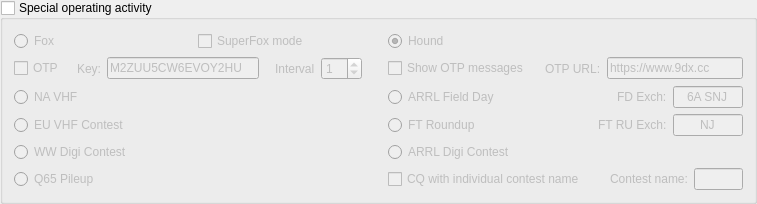
        <widget class="QGroupBox" name="gbSpecialOpActivity">
         <property name="title">
          <string>Special operating activity</string>
         </property>
         <property name="checkable">
          <bool>true</bool>
         </property>
         <property name="checked">
          <bool>false</bool>
         </property>
         <layout class="QGridLayout" name="gridLayout_15" columnstretch="1,1,0,2">
          <item row="2" column="3">
           <layout class="QHBoxLayout" name="horizontalLayout_17" stretch="2,1,1">
            <item>
             <widget class="QRadioButton" name="rbField_Day">
              <property name="toolTip">
               <string>&lt;html&gt;&lt;head/&gt;&lt;body&gt;&lt;p&gt;ARRL Field Day exchange: number of transmitters, Class, and ARRL/RAC section or &amp;quot;DX&amp;quot;.&lt;/p&gt;&lt;/body&gt;&lt;/html&gt;</string>
              </property>
              <property name="accessibleName">
               <string>A R R L Field Day</string>
              </property>
              <property name="text">
               <string>ARRL Field Day</string>
              </property>
              <attribute name="buttonGroup">
               <string notr="true">special_op_activity_button_group</string>
              </attribute>
             </widget>
            </item>
            <item>
             <spacer name="horizontalSpacer_9">
              <property name="orientation">
               <enum>Qt::Horizontal</enum>
              </property>
              <property name="sizeHint" stdset="0">
               <size>
                <width>40</width>
                <height>20</height>
               </size>
              </property>
             </spacer>
            </item>
            <item>
             <layout class="QFormLayout" name="formLayout_16">
              <item row="0" column="0">
               <widget class="QLabel" name="labFD">
                <property name="accessibleName">
                 <string>Field Day exchange</string>
                </property>
                <property name="text">
                 <string>FD Exch:</string>
                </property>
                <property name="buddy">
                 <cstring>Field_Day_Exchange</cstring>
                </property>
               </widget>
              </item>
              <item row="0" column="1">
               <widget class="QLineEdit" name="Field_Day_Exchange">
                <property name="minimumSize">
                 <size>
                  <width>70</width>
                  <height>0</height>
                 </size>
                </property>
                <property name="toolTip">
                 <string>&lt;html&gt;&lt;head/&gt;&lt;body&gt;&lt;p&gt;ARRL Field Day exchange: number of transmitters, Class, and ARRL/RAC section or &amp;quot;DX&amp;quot;.&lt;/p&gt;&lt;/body&gt;&lt;/html&gt;</string>
                </property>
                <property name="text">
                 <string>6A SNJ</string>
                </property>
                <property name="alignment">
                 <set>Qt::AlignCenter</set>
                </property>
               </widget>
              </item>
             </layout>
            </item>
           </layout>
          </item>
          <item row="1" column="3">
           <layout class="QHBoxLayout" name="OTP_Layout_2" stretch="0,0,0,1">
            <item>
             <widget class="QCheckBox" name="cbShowOTP">
              <property name="toolTip">
               <string>&lt;html&gt;&lt;head/&gt;&lt;body&gt;&lt;p&gt;Show OTP messages in the Band Activity window.&lt;/p&gt;&lt;/body&gt;&lt;/html&gt;</string>
              </property>
              <property name="text">
               <string>Show OTP messages</string>
              </property>
              <property name="checked">
               <bool>false</bool>
              </property>
             </widget>
            </item>
            <item>
             <spacer name="horizontalSpacer_17">
              <property name="orientation">
               <enum>Qt::Horizontal</enum>
              </property>
              <property name="sizeType">
               <enum>QSizePolicy::Fixed</enum>
              </property>
              <property name="sizeHint" stdset="0">
               <size>
                <width>10</width>
                <height>20</height>
               </size>
              </property>
             </spacer>
            </item>
            <item>
             <widget class="QLabel" name="lblOTPUrl">
              <property name="text">
               <string>OTP URL:</string>
              </property>
             </widget>
            </item>
            <item>
             <widget class="QLineEdit" name="OTPUrl">
              <property name="minimumSize">
               <size>
                <width>110</width>
                <height>0</height>
               </size>
              </property>
              <property name="toolTip">
               <string>&lt;html&gt;&lt;head/&gt;&lt;body&gt;&lt;p&gt;URL used to verify OTP codes.&lt;/p&gt;&lt;/body&gt;&lt;/html&gt;</string>
              </property>
              <property name="text">
               <string>https://www.9dx.cc</string>
              </property>
             </widget>
            </item>
           </layout>
          </item>
          <item row="5" column="0">
           <widget class="QRadioButton" name="rbQ65pileup">
            <property name="minimumSize">
             <size>
              <width>0</width>
              <height>18</height>
             </size>
            </property>
            <property name="toolTip">
             <string>&lt;html&gt;&lt;head/&gt;&lt;body&gt;&lt;p&gt;Exchange 4-character locator instead of signal report.  Provides q3-level sensitivities for the DX operator.  Especially useful for 6m EME DXpeditions.&lt;/p&gt;&lt;/body&gt;&lt;/html&gt;</string>
            </property>
            <property name="text">
             <string>Q65 Pileup</string>
            </property>
            <attribute name="buttonGroup">
             <string notr="true">special_op_activity_button_group</string>
            </attribute>
           </widget>
          </item>
          <item row="2" column="0">
           <widget class="QRadioButton" name="rbNA_VHF_Contest">
            <property name="sizePolicy">
             <sizepolicy hsizetype="Minimum" vsizetype="Preferred">
              <horstretch>0</horstretch>
              <verstretch>0</verstretch>
             </sizepolicy>
            </property>
            <property name="toolTip">
             <string>&lt;html&gt;&lt;head/&gt;&lt;body&gt;&lt;p&gt;North American VHF/UHF/Microwave contests and others in which a 4-character grid locator is the required exchange.&lt;/p&gt;&lt;/body&gt;&lt;/html&gt;</string>
            </property>
            <property name="accessibleName">
             <string>NA VHF Contest</string>
            </property>
            <property name="text">
             <string>NA VHF</string>
            </property>
            <attribute name="buttonGroup">
             <string notr="true">special_op_activity_button_group</string>
            </attribute>
           </widget>
          </item>
          <item row="3" column="0">
           <widget class="QRadioButton" name="rbEU_VHF_Contest">
            <property name="sizePolicy">
             <sizepolicy hsizetype="Minimum" vsizetype="Preferred">
              <horstretch>0</horstretch>
              <verstretch>0</verstretch>
             </sizepolicy>
            </property>
            <property name="toolTip">
             <string>&lt;html&gt;&lt;head/&gt;&lt;body&gt;&lt;p&gt;European VHF+ contests requiring a signal report, serial number, and 6-character locator.&lt;/p&gt;&lt;/body&gt;&lt;/html&gt;</string>
            </property>
            <property name="accessibleName">
             <string>EU VHF Contest</string>
            </property>
            <property name="text">
             <string>EU VHF Contest</string>
            </property>
            <attribute name="buttonGroup">
             <string notr="true">special_op_activity_button_group</string>
            </attribute>
           </widget>
          </item>
          <item row="0" column="1">
           <widget class="QCheckBox" name="cbSuperFox">
            <property name="toolTip">
             <string>&lt;html&gt;&lt;head/&gt;&lt;body&gt;&lt;p&gt;Check this box to transmit (Fox) or receive (Hound) the SuperFox waveform.&lt;/p&gt;&lt;/body&gt;&lt;/html&gt;</string>
            </property>
            <property name="text">
             <string>SuperFox mode</string>
            </property>
           </widget>
          </item>
          <item row="0" column="0">
           <widget class="QRadioButton" name="rbFox">
            <property name="toolTip">
             <string>&lt;html&gt;&lt;head/&gt;&lt;body&gt;&lt;p&gt;FT8 DXpedition mode:  Fox (DXpedition) operator.&lt;/p&gt;&lt;/body&gt;&lt;/html&gt;</string>
            </property>
            <property name="accessibleName">
             <string>Fox</string>
            </property>
            <property name="text">
             <string>Fox</string>
            </property>
            <property name="checked">
             <bool>false</bool>
            </property>
            <attribute name="buttonGroup">
             <string notr="true">special_op_activity_button_group</string>
            </attribute>
           </widget>
          </item>
          <item row="4" column="3">
           <widget class="QRadioButton" name="rbARRL_Digi">
            <property name="toolTip">
             <string>&lt;html&gt;&lt;head/&gt;&lt;body&gt;&lt;p&gt;ARRL International Digital Contest&lt;/p&gt;&lt;/body&gt;&lt;/html&gt;</string>
            </property>
            <property name="text">
             <string>ARRL Digi Contest</string>
            </property>
            <attribute name="buttonGroup">
             <string notr="true">special_op_activity_button_group</string>
            </attribute>
           </widget>
          </item>
          <item row="5" column="3">
           <layout class="QHBoxLayout" name="horizontalLayout_24">
            <item>
             <widget class="QCheckBox" name="cbContestName">
              <property name="toolTip">
               <string>&lt;html&gt;&lt;head/&gt;&lt;body&gt;&lt;p&gt;Call CQ with an individual contest name instead of TEST, RU, or WW. &lt;/p&gt;&lt;/body&gt;&lt;/html&gt;</string>
              </property>
              <property name="text">
               <string>CQ with individual contest name</string>
              </property>
             </widget>
            </item>
            <item>
             <spacer name="horizontalSpacer_12">
              <property name="orientation">
               <enum>Qt::Horizontal</enum>
              </property>
              <property name="sizeHint" stdset="0">
               <size>
                <width>40</width>
                <height>20</height>
               </size>
              </property>
             </spacer>
            </item>
            <item>
             <layout class="QHBoxLayout" name="horizontalLayout_25">
              <item>
               <widget class="QLabel" name="labCN">
                <property name="text">
                 <string>Contest name:</string>
                </property>
               </widget>
              </item>
              <item>
               <widget class="QLineEdit" name="Contest_Name">
                <property name="maximumSize">
                 <size>
                  <width>70</width>
                  <height>16777215</height>
                 </size>
                </property>
                <property name="text">
                 <string/>
                </property>
                <property name="maxLength">
                 <number>4</number>
                </property>
                <property name="cursorPosition">
                 <number>0</number>
                </property>
                <property name="alignment">
                 <set>Qt::AlignCenter</set>
                </property>
               </widget>
              </item>
             </layout>
            </item>
           </layout>
          </item>
          <item row="3" column="3">
           <layout class="QHBoxLayout" name="horizontalLayout_18" stretch="2,1,1">
            <item>
             <widget class="QRadioButton" name="rbRTTY_Roundup">
              <property name="toolTip">
               <string>&lt;html&gt;&lt;head/&gt;&lt;body&gt;&lt;p&gt;FT Roundup and similar contests. Exchange is US state, Canadian province, or &amp;quot;DX&amp;quot;.&lt;/p&gt;&lt;/body&gt;&lt;/html&gt;</string>
              </property>
              <property name="accessibleName">
               <string>R T T Y Roundup</string>
              </property>
              <property name="text">
               <string>FT Roundup</string>
              </property>
              <attribute name="buttonGroup">
               <string notr="true">special_op_activity_button_group</string>
              </attribute>
             </widget>
            </item>
            <item>
             <spacer name="horizontalSpacer_10">
              <property name="orientation">
               <enum>Qt::Horizontal</enum>
              </property>
              <property name="sizeHint" stdset="0">
               <size>
                <width>40</width>
                <height>20</height>
               </size>
              </property>
             </spacer>
            </item>
            <item>
             <layout class="QFormLayout" name="formLayout_17">
              <item row="0" column="0">
               <widget class="QLabel" name="labRTTY">
                <property name="accessibleName">
                 <string>RTTY Roundup exchange</string>
                </property>
                <property name="text">
                 <string>FT RU Exch:</string>
                </property>
                <property name="buddy">
                 <cstring>RTTY_Exchange</cstring>
                </property>
               </widget>
              </item>
              <item row="0" column="1">
               <widget class="QLineEdit" name="RTTY_Exchange">
                <property name="minimumSize">
                 <size>
                  <width>70</width>
                  <height>0</height>
                 </size>
                </property>
                <property name="toolTip">
                 <string>&lt;html&gt;&lt;head/&gt;&lt;body&gt;&lt;p&gt;FT Roundup and similar contests.  Exchange is US state, Canadian province, or &amp;quot;DX&amp;quot;.&lt;/p&gt;&lt;/body&gt;&lt;/html&gt;</string>
                </property>
                <property name="text">
                 <string>NJ</string>
                </property>
                <property name="alignment">
                 <set>Qt::AlignCenter</set>
                </property>
               </widget>
              </item>
             </layout>
            </item>
           </layout>
          </item>
          <item row="4" column="0">
           <widget class="QRadioButton" name="rbWW_DIGI">
            <property name="minimumSize">
             <size>
              <width>0</width>
              <height>18</height>
             </size>
            </property>
            <property name="toolTip">
             <string>&lt;html&gt;&lt;head/&gt;&lt;body&gt;&lt;p&gt;World-Wide Digi-mode contest&lt;/p&gt;&lt;p&gt;&lt;br/&gt;&lt;/p&gt;&lt;/body&gt;&lt;/html&gt;</string>
            </property>
            <property name="accessibleName">
             <string>WW Digital Contest</string>
            </property>
            <property name="text">
             <string>WW Digi Contest</string>
            </property>
            <attribute name="buttonGroup">
             <string notr="true">special_op_activity_button_group</string>
            </attribute>
           </widget>
          </item>
          <item row="0" column="3">
           <layout class="QHBoxLayout" name="horizontalLayout_27" stretch="0,1">
            <item>
             <widget class="QRadioButton" name="rbHound">
              <property name="toolTip">
               <string>&lt;html&gt;&lt;head/&gt;&lt;body&gt;&lt;p&gt;FT8 DXpedition mode:  Hound operator calling the DX.&lt;/p&gt;&lt;/body&gt;&lt;/html&gt;</string>
              </property>
              <property name="accessibleName">
               <string>Hound</string>
              </property>
              <property name="text">
               <string>Hound</string>
              </property>
              <property name="checked">
               <bool>true</bool>
              </property>
              <attribute name="buttonGroup">
               <string notr="true">special_op_activity_button_group</string>
              </attribute>
             </widget>
            </item>
            <item>
            <spacer name="horizontalSpacer_15_otp">
              <property name="orientation">
               <enum>Qt::Horizontal</enum>
              </property>
              <property name="sizeHint" stdset="0">
               <size>
                <width>40</width>
                <height>20</height>
               </size>
              </property>
             </spacer>
            </item>
           </layout>
          </item>
          <item row="1" column="0" colspan="3">
           <layout class="QHBoxLayout" name="OTP_Layout" stretch="0,0,0,1,0,0,0,1">
            <item>
             <widget class="QCheckBox" name="cbOTP">
              <property name="enabled">
               <bool>false</bool>
              </property>
              <property name="toolTip">
               <string>&lt;html&gt;&lt;head/&gt;&lt;body&gt;&lt;p&gt;Click to enable OTP method of Fox verification. Requires internet.&lt;/p&gt;&lt;/body&gt;&lt;/html&gt;</string>
              </property>
              <property name="text">
               <string>OTP</string>
              </property>
             </widget>
            </item>
            <item>
             <spacer name="horizontalSpacer_11">
              <property name="orientation">
               <enum>Qt::Horizontal</enum>
              </property>
              <property name="sizeType">
               <enum>QSizePolicy::Fixed</enum>
              </property>
              <property name="sizeHint" stdset="0">
               <size>
                <width>7</width>
                <height>20</height>
               </size>
              </property>
             </spacer>
            </item>
            <item>
             <widget class="QLabel" name="lblOTPSeed">
              <property name="text">
               <string>Key:</string>
              </property>
             </widget>
            </item>
            <item>
             <widget class="QLineEdit" name="OTPSeed">
              <property name="minimumSize">
               <size>
                <width>110</width>
                <height>0</height>
               </size>
              </property>
              <property name="toolTip">
               <string>&lt;html&gt;&lt;head/&gt;&lt;body&gt;&lt;p&gt;Fox's key to generate OTP Codes.&lt;/p&gt;&lt;/body&gt;&lt;/html&gt;</string>
              </property>
              <property name="text">
               <string>M2ZUU5CW6EVOY2HU</string>
              </property>
             </widget>
            </item>
            <item>
             <spacer name="horizontalSpacer_14">
              <property name="orientation">
               <enum>Qt::Horizontal</enum>
              </property>
              <property name="sizeHint" stdset="0">
               <size>
                <width>10</width>
                <height>20</height>
               </size>
              </property>
             </spacer>
            </item>
            <item>
             <widget class="QLabel" name="lblOTPEvery">
              <property name="text">
               <string>Interval</string>
              </property>
             </widget>
            </item>
            <item>
             <widget class="QSpinBox" name="sbOTPinterval">
              <property name="toolTip">
               <string>&lt;html&gt;&lt;head/&gt;&lt;body&gt;&lt;p&gt;Interval at which the OTP messages are sent. Select 1 to sign every message.&lt;/p&gt;&lt;/body&gt;&lt;/html&gt;</string>
              </property>
              <property name="maximum">
               <number>20</number>
              </property>
              <property name="value">
               <number>1</number>
              </property>
             </widget>
            </item>
            <item>
             <spacer name="horizontalSpacer_15">
              <property name="orientation">
               <enum>Qt::Horizontal</enum>
              </property>
              <property name="sizeType">
               <enum>QSizePolicy::Fixed</enum>
              </property>
              <property name="sizeHint" stdset="0">
               <size>
                <width>20</width>
                <height>20</height>
               </size>
              </property>
             </spacer>
            </item>
           </layout>
          </item>
         </layout>
        </widget>
